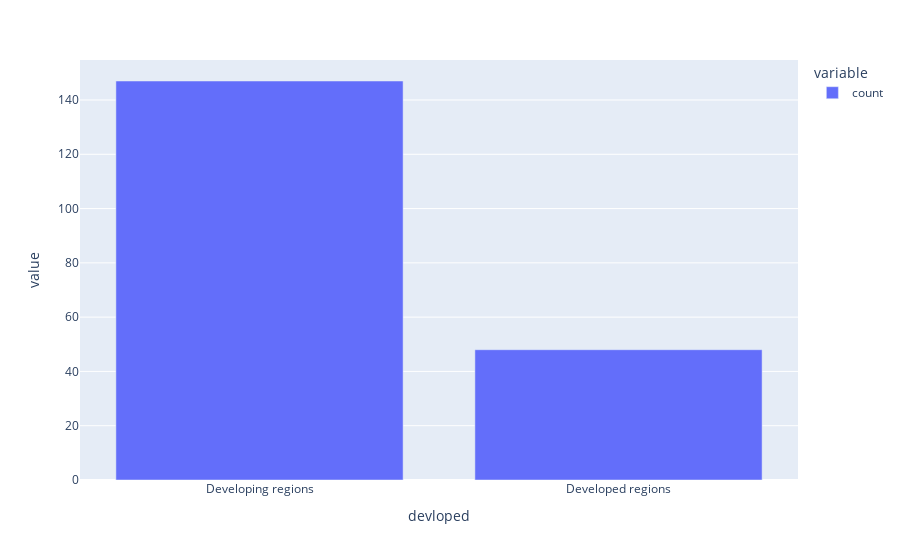

Here is the notebook cell this chart was saved with:
### Code cell
df['devloped'].value_counts().plot(kind='bar',backend='plotly')

### Figure 1 — Plotly figure (JSON) as saved in the notebook; plotly's stock layout.template omitted (floating-point values rounded to 4 significant figures)
{"data": [{"alignmentgroup": "True", "hovertemplate": "variable=count<br>devloped=%{x}<br>value=%{y}<extra></extra>", "legendgroup": "count", "marker": {"color": "#636efa", "pattern": {"shape": ""}}, "name": "count", "offsetgroup": "count", "orientation": "v", "showlegend": true, "textposition": "auto", "type": "bar", "x": ["Developing regions", "Developed regions"], "xaxis": "x", "y": [147, 48], "yaxis": "y"}], "layout": {"barmode": "relative", "legend": {"title": {"text": "variable"}, "tracegroupgap": 0}, "margin": {"t": 60}, "xaxis": {"anchor": "y", "domain": [0, 1], "title": {"text": "devloped"}}, "yaxis": {"anchor": "x", "domain": [0, 1], "title": {"text": "value"}}}}
